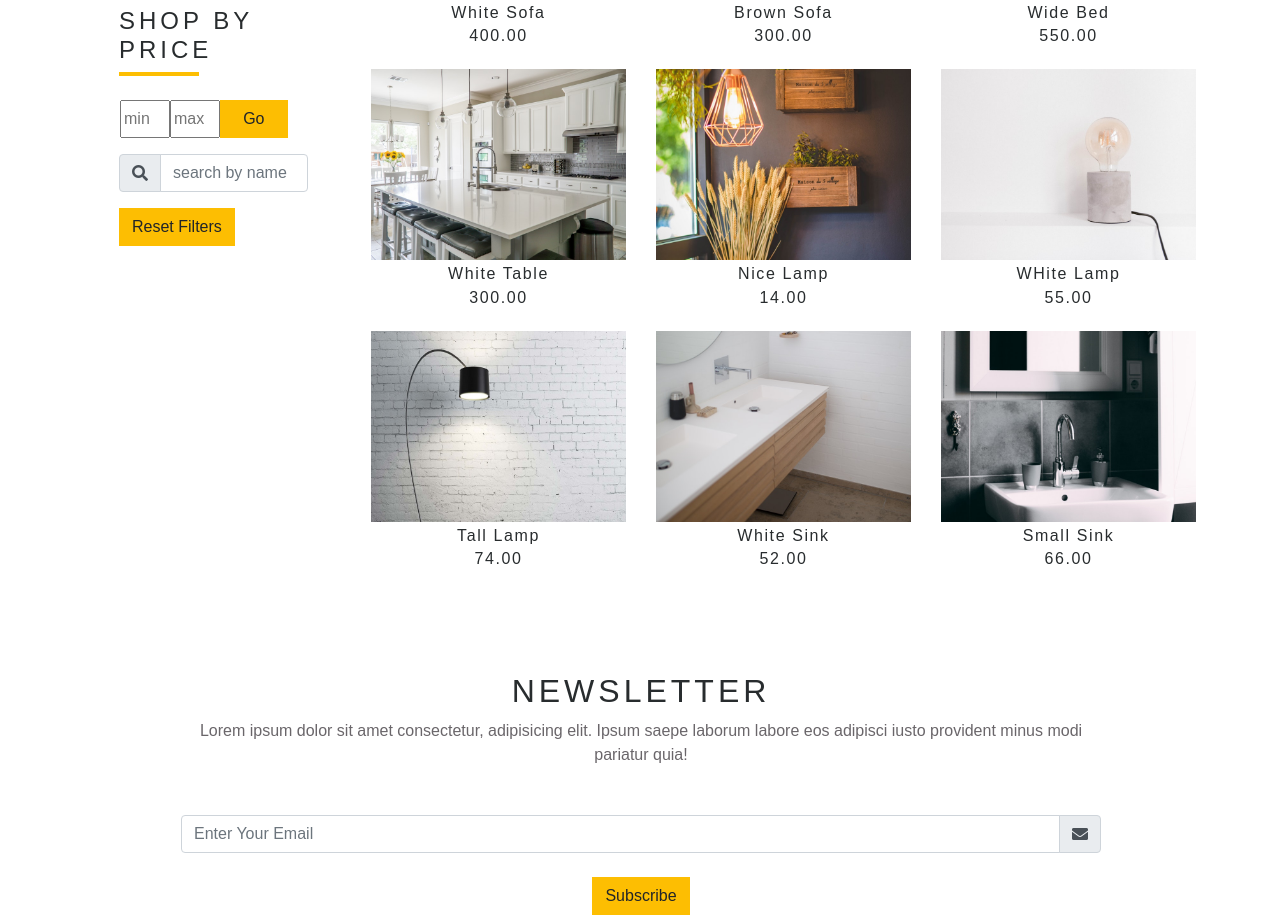
The app's page /store/ (middle part), older data.
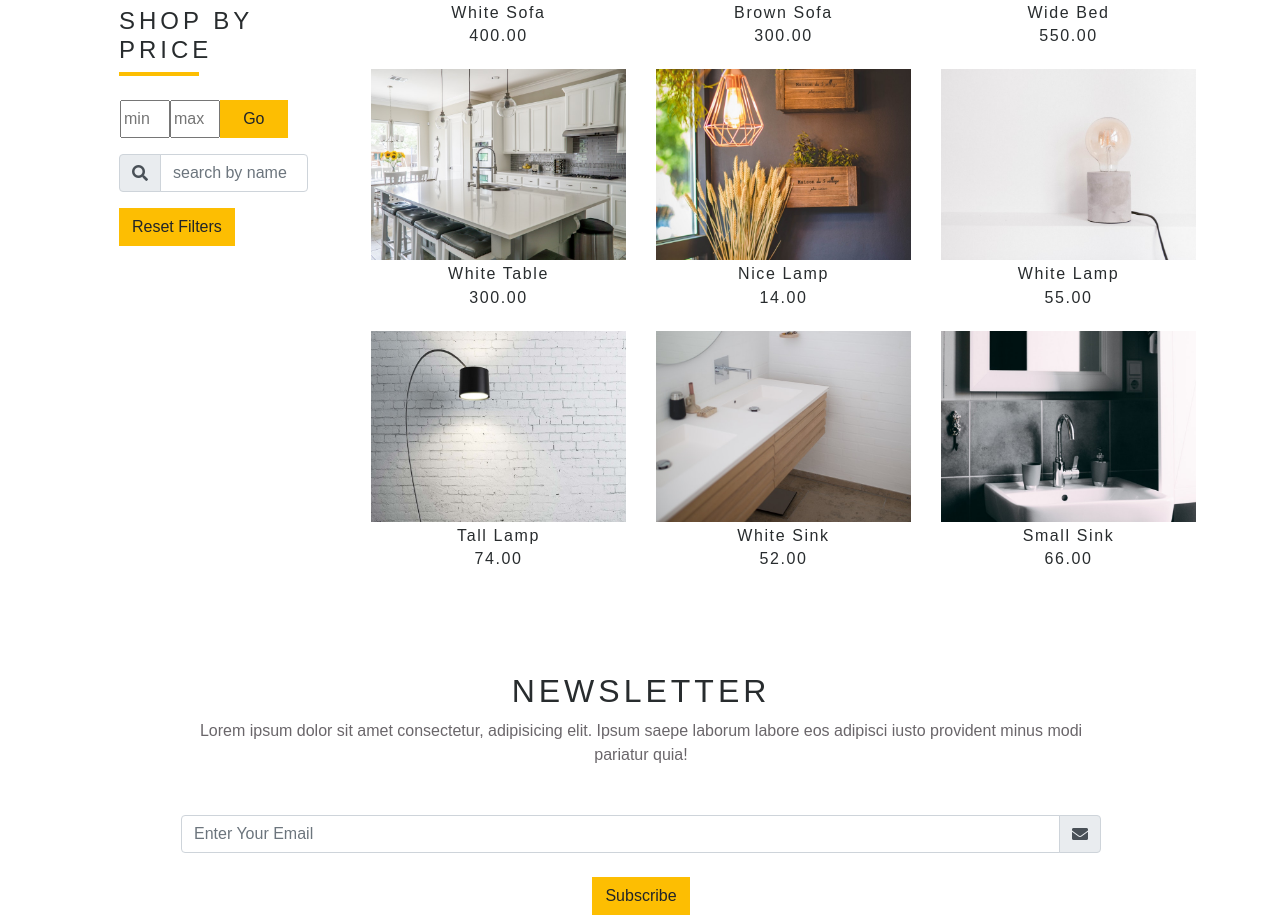
The same page, newer data.
### store/models.py (models this page shows, shortened)
class Product(models.Model):
    title = models.CharField(max_length=200)
    price = models.DecimalField(max_digits=30, decimal_places=2)
    picture = models.CharField(max_length=300)
    category = models.CharField(max_length=200)
    sub_category = models.CharField(max_length=200)
    inventory_amount = models.IntegerField(default=10)

### store/views.py (the view)
# urls.py: path(r'store/', views.StorePage.as_view(), name='store')
class StorePage(ListView):
    template_name = 'store/store_page.html'
    model = Product
    context_object_name = 'items'

### store/templates/store/store_page.html (shortened to what this page needs)
{% extends 'base.html' %}
{% load static%}
{% block content %}
<section class="products">
  <div class="container">
    <div class="row">
      <div class="col-10 col-md-5 col-lg-3 mx-auto my-3 px-5">
        <div class="product-categories-title my-4">
          <h4 class="text-uppercase">shop by price</h4>
          <div class="products-categories-underline"></div>
        </div>
        <form>
          <div class="form-group ml-3">
            <div class="row price-input-parent">
              <input type="text" placeholder="min" class='price-input' id='minPrice'>
              <input type="text" placeholder="max" class='price-input' id='maxPrice'>
              <div class='btn btn-yellow col-4' id='priceBtn'>go</div>
            </div>
          </div>
          <div class="input-group">
            <div class="input-group-prepend">
              <span class="input-group-text form-icon">
                <i class="fas fa-search"></i>
              </span>
            </div class="form-group">
            <input type="text" class="form-control" placeholder='search by name' id='nameSearch'>
          </div>
        </form>
        <button class="btn btn-yellow my-3 reset">reset Filters</button>
      </div>
      <div class="col-10 col-md-7 col-lg-9 mx-auto my-3">
        <div class="row" id='store-items'>
          {% for item in items.all %}
          <div
            class="col-md-6 col-lg-4 mx-auto col-md-6 col-lg-4 mb-3 storeItem {{ item.category }} {{item.sub_category}}"
            data-item='{{item.sub_category}}' id='{{ item.id }}'>
            <div class="featured-container">
              <img src="{% static item.picture %}" alt="" class='img-fluid' id='image'>
            </div>
            <a href="item{{item.id}}" class="item-name-carousel">
                  <h6 class="text-capitalize text-center my-1" id='title'>{{item.title}}</h6>
            </a>
            <h6 class="text-center itemPrice" id='price'>{{item.price}}</h6>
          </div>
          {% endfor %}
        </div>
       </div>
    </div>
  </div>
</section>
{% include 'news_letter.html' %}
{% endblock%}

Row changes from the older to the newer data that the page shows:
changed Product: title "WHite Lamp" → "White Lamp"
